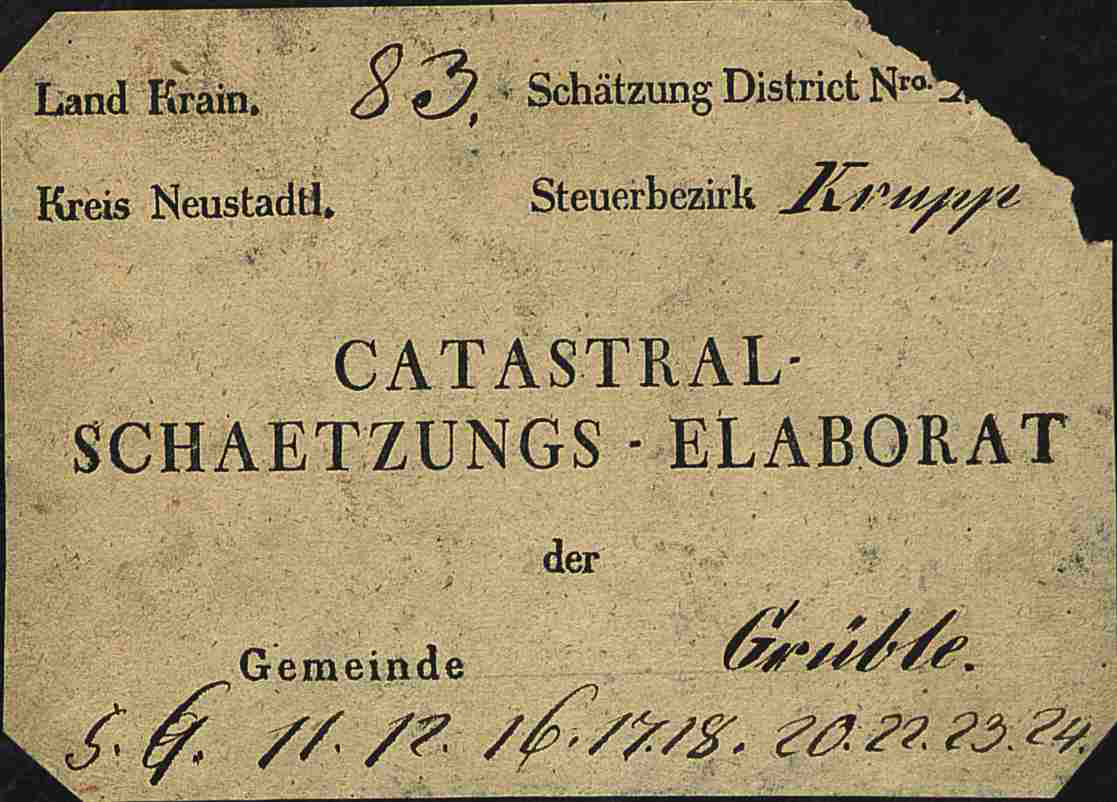
#> input picture research-griblje/pz-n83/native/p01.jpeg, 1117 x 802 px, given in place of p48.jpeg, which was not available
$ python make-crops-v109.py
#> lines starting #> are read from the running program, lines starting #| are printed output that depends on the picture; pictures that were not available may be replaced by others from this repository, and a replacement may not be noted
# -*- coding: utf-8 -*-
"""
Val 109 — PZ p48–65 2. prehod (protokoli + Verantwortlichung §1–§8 + Zusammenstellung A/B).

Deterministična priprava izrezkov iz pz-n83/native/pNN.jpeg (nativni skeni, metoda val 56).

Izhod: crops-v109/ + manifest-v109.json (celice za read-v109.mts).

Metoda:
- p48/p49 (protokoli): dve polovici strani @2x (x1.3) — Kurrent proza.
- § strani p50, p52–p60: proza (glava + Roh/Aufwand/percent formule), tabela
  "Darstellung des Rein-Ertrages", Begründung (z rdečimi pripisami).
- p51: nadaljevanje Begründung §1 (proza).
- p61: prazna tiskana predloga — BREZ VLM klica (direktni odtis, dokumentirano).
- p63 (Zus B, ležeča): 4 pasovi (glava + 3 skupine vrstic).
- p65 (Zus A, ležeča): 4 pasovi + zoom desnega bloka (Instruction/Rein-Ertrag).

Nativni skeni so ~150 dpi (maksimum portala, F-PZ-17); 2x render + ojačitev kontrasta.
"""
import json
import os
from PIL import Image, ImageEnhance

BASE = os.path.dirname(os.path.abspath(__file__))
NATIVE = "/home/z/griblje-museum/research-griblje/pz-n83/native"
OUT = os.path.join(BASE, "crops-v109")
os.makedirs(OUT, exist_ok=True)

manifest = []


def crop(p, name, x0, y0, x1, y1, scale=2.0, up=1.0, contrast=1.12, sharpen=True):
    """Izrezek iz nativnega skena strani p; koordinate = deleži (0–1)."""
#> called with p = 48, name = 'p48-half-a', x0 = 0.02, y0 = 0.03, x1 = 0.99, y1 = 0.52, scale = 2, up = 1.3
    src = os.path.join(NATIVE, f"p{p}.jpeg")
    im = Image.open(src).convert("RGB")
#> im is the input picture: PIL image 1117x802 RGB; mean R, G, B 166.6, 149.4, 111.6
    w, h = im.size
#> w = 1117; h = 802
    box = (int(x0 * w), int(y0 * h), int(x1 * w), int(y1 * h))
#> box = (22, 24, 1105, 417)
    c = im.crop(box)
    cw, ch = c.size
#> cw = 1083; ch = 393
    c = c.resize((int(cw * up), int(ch * up)), Image.LANCZOS)
#> c: PIL image 1407x510 RGB
    if contrast != 1.0:
        c = ImageEnhance.Contrast(c).enhance(contrast)
    if sharpen:
        c = ImageEnhance.Sharpness(c).enhance(1.4)
    fn = f"{name}.png"
    c.save(os.path.join(OUT, fn))
    manifest.append({"cell": name, "page": p, "group": None, "file": fn,
                     "w": c.size[0], "h": c.size[1]})
    return c.size


# --- p48/p49 protokoli: polovici strani @2x x1.3 ------------------------------
crop(48, "p48-half-a", 0.02, 0.03, 0.99, 0.52, up=1.3)
crop(48, "p48-half-b", 0.02, 0.50, 0.99, 0.99, up=1.3)
crop(49, "p49-half-a", 0.02, 0.03, 0.99, 0.52, up=1.3)
#> call 3 of crop, with p = 49, name = 'p49-half-a', x0 = 0.02, y0 = 0.03, x1 = 0.99, y1 = 0.52, scale = 2, up = 1.3
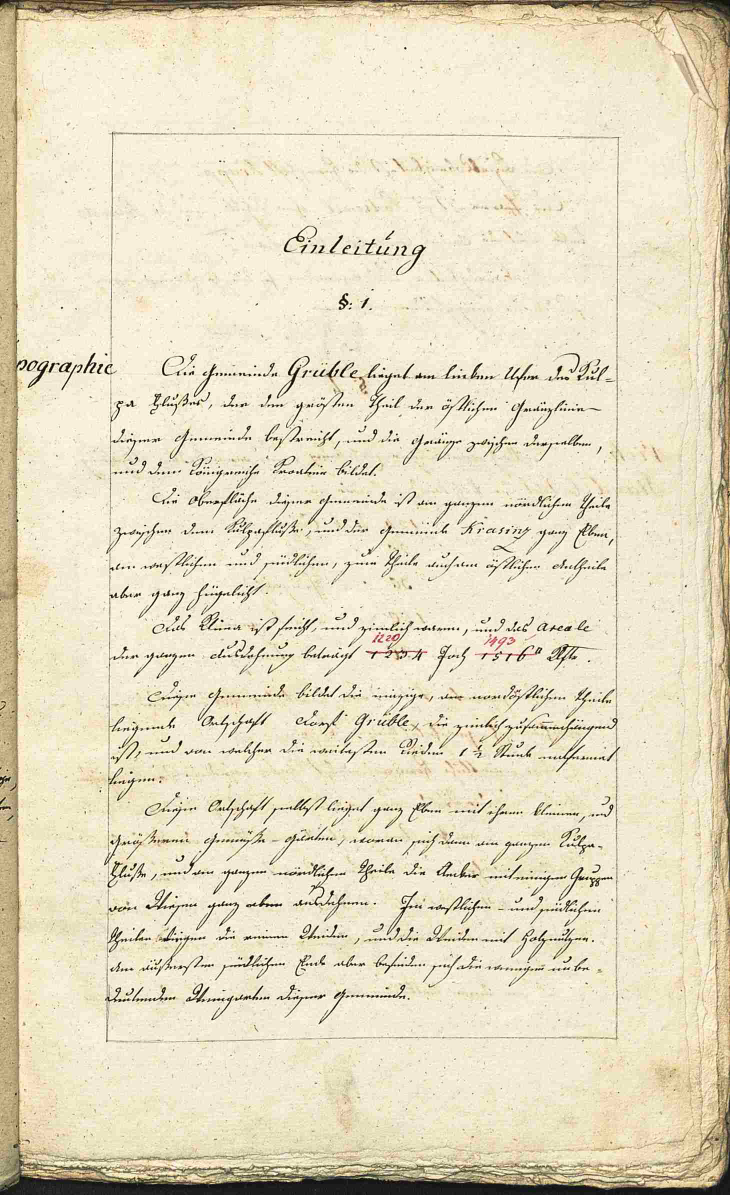
#> input picture research-griblje/pz-n83/native/p03.jpeg, 1460 x 2390 px, given in place of p49.jpeg, which was not available (shown at 1/2 size)
#> in crop, im is the input picture: PIL image 1460x2390 RGB; mean R, G, B 228.4, 219.7, 194.1
crop(49, "p49-half-b", 0.02, 0.50, 0.99, 0.99, up=1.3)
#> call 4 of crop, with p = 49, name = 'p49-half-b', x0 = 0.02, y0 = 0.5, x1 = 0.99, y1 = 0.99, scale = 2, up = 1.3
#> in crop (call 4), `c = c.resize((int(cw * up), int(ch * up)), Image.LANCZOS)`:
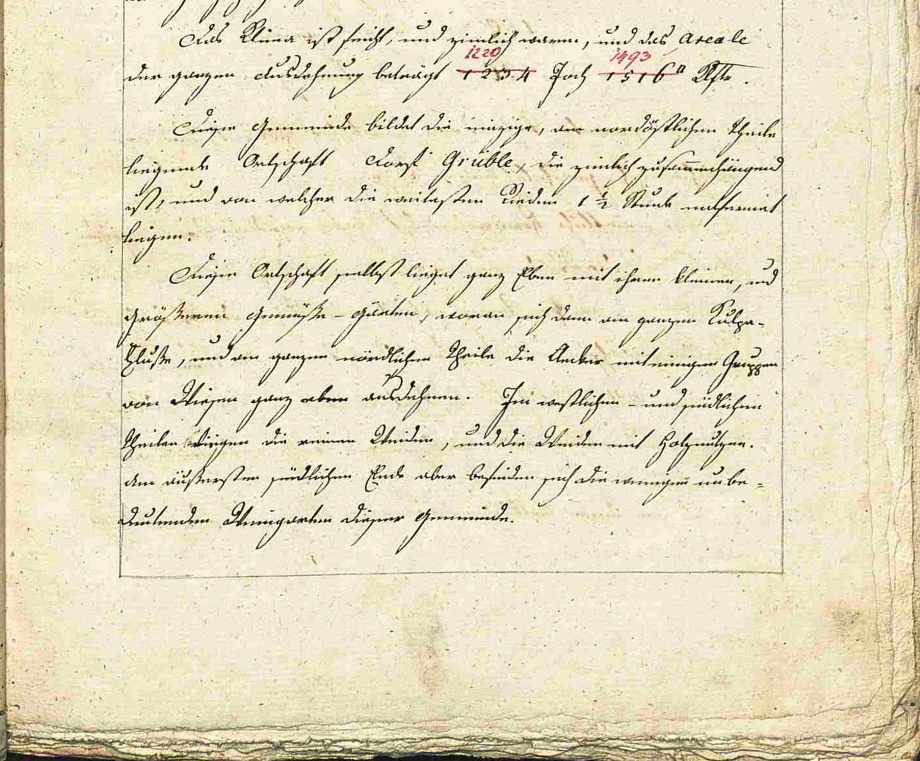
#> c: PIL image 1840x1522 RGB (shown at 1/2 size); mean R, G, B 228.6, 220.3, 193.4

# --- § strani: proza / tabela / begründung ------------------------------------
# p50 ima daljšo glavo (naslovni blok) — enotno okno kljub temu pokrije.
for p in [50, 52, 53, 54, 55, 56, 57, 58, 59, 60]:
    crop(p, f"p{p}-proza", 0.03, 0.03, 0.99, 0.46, up=1.25)
#> in crop (call 5), `c = ImageEnhance.Contrast(c).enhance(contrast)`:
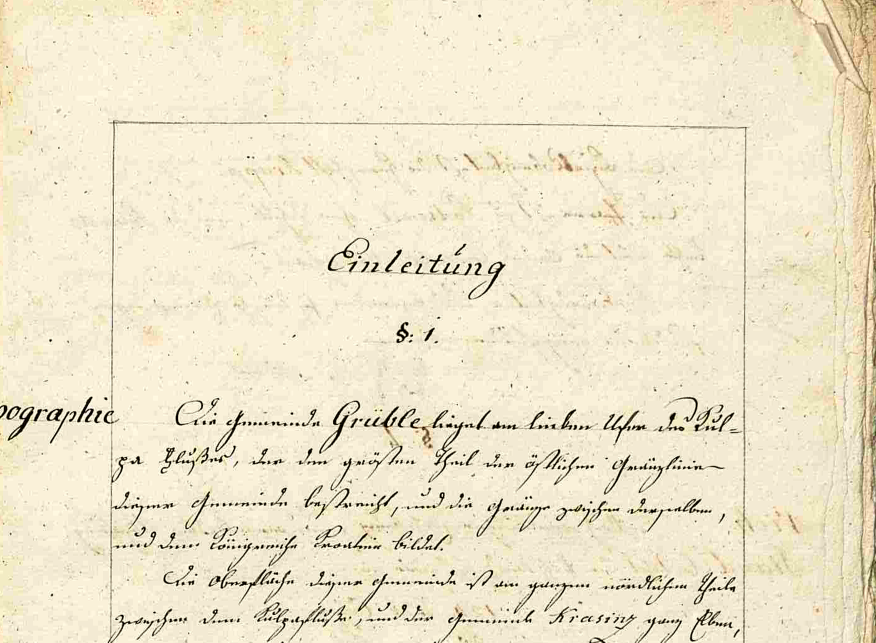
#> c: PIL image 1752x1285 RGB (shown at 1/2 size); mean R, G, B 237.9, 228.9, 203.3
    crop(p, f"p{p}-table", 0.04, 0.42, 0.98, 0.78, up=1.5)
#> in crop (call 6), `c = im.crop(box)`:
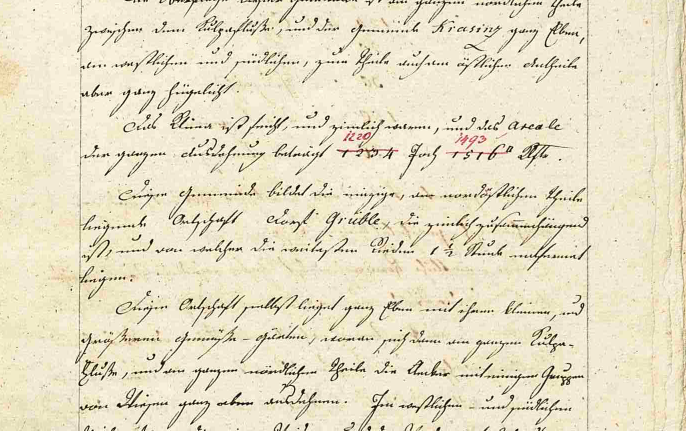
#> c: PIL image 1372x861 RGB (shown at 1/2 size); mean R, G, B 230.1, 222.5, 197.6
#> in crop (call 6), `c = c.resize((int(cw * up), int(ch * up)), Image.LANCZOS)`:
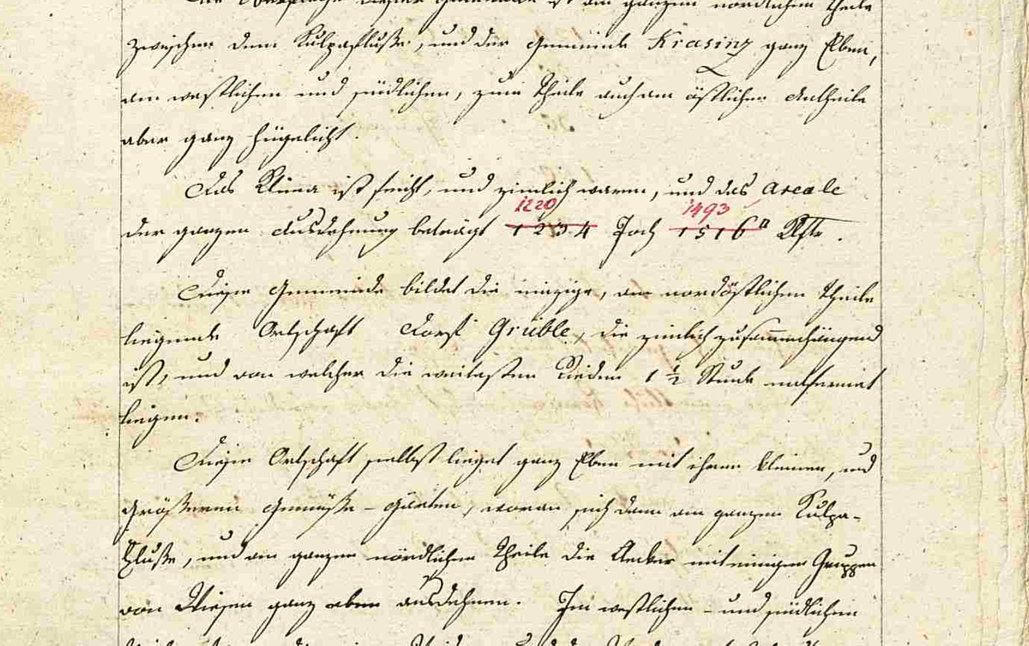
#> c: PIL image 2058x1291 RGB (shown at 1/2 size); mean R, G, B 230, 222.5, 197.6
    crop(p, f"p{p}-begr", 0.03, 0.74, 0.99, 0.99, up=1.25)
#> in crop (call 7), `c = im.crop(box)`:
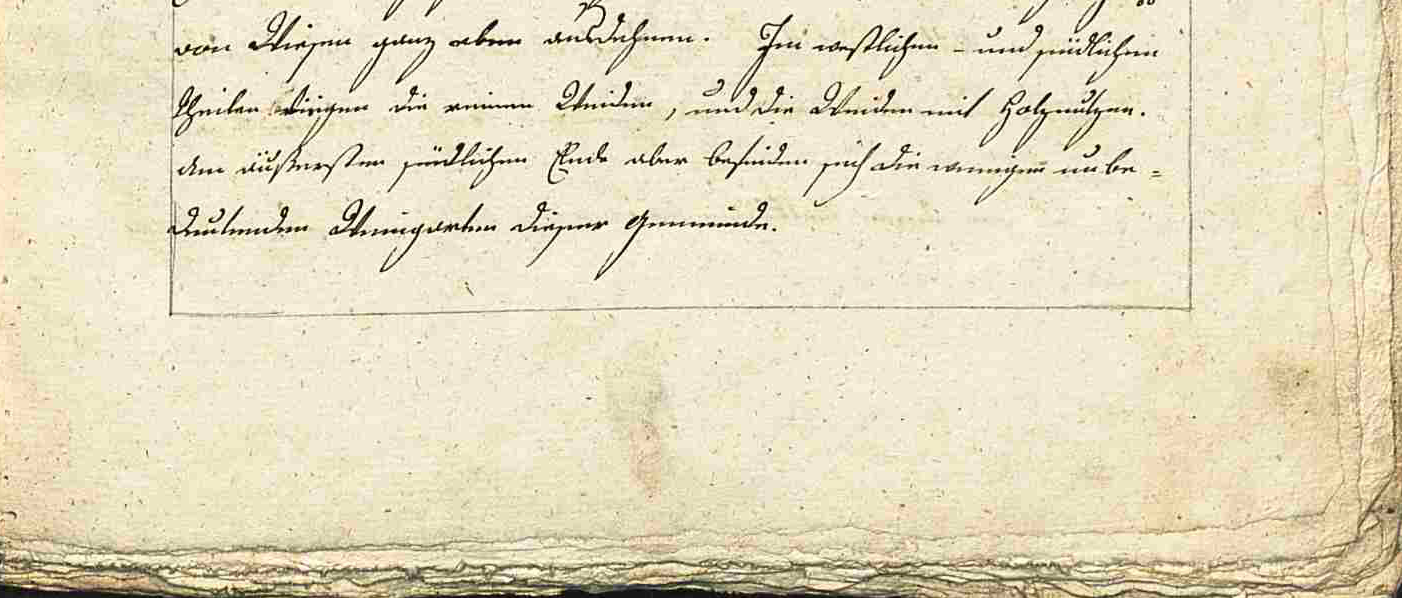
#> c: PIL image 1402x598 RGB; mean R, G, B 228.2, 219.5, 191.9
#> in crop (call 7), `c = c.resize((int(cw * up), int(ch * up)), Image.LANCZOS)`:
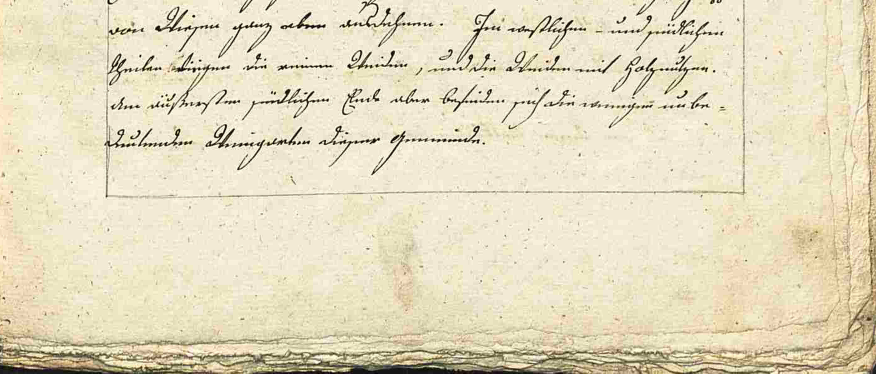
#> c: PIL image 1752x747 RGB (shown at 1/2 size); mean R, G, B 228.2, 219.5, 191.9
#> (the run stopped early here; a loop or call above may not have finished)
